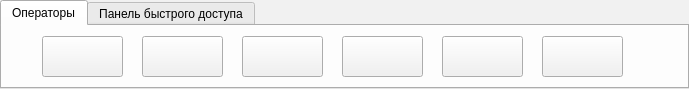
   <widget class="QTabWidget" name="tabWidget">
    <property name="geometry">
     <rect>
      <x>0</x>
      <y>0</y>
      <width>689</width>
      <height>89</height>
     </rect>
    </property>
    <property name="sizePolicy">
     <sizepolicy hsizetype="Preferred" vsizetype="Expanding">
      <horstretch>0</horstretch>
      <verstretch>0</verstretch>
     </sizepolicy>
    </property>
    <property name="minimumSize">
     <size>
      <width>689</width>
      <height>89</height>
     </size>
    </property>
    <property name="palette">
     <palette>
      <active>
       <colorrole role="WindowText">
        <brush brushstyle="SolidPattern">
         <color alpha="255">
          <red>0</red>
          <green>0</green>
          <blue>0</blue>
         </color>
        </brush>
       </colorrole>
       <colorrole role="Button">
        <brush brushstyle="SolidPattern">
         <color alpha="255">
          <red>241</red>
          <green>241</green>
          <blue>241</blue>
         </color>
        </brush>
       </colorrole>
       <colorrole role="Light">
        <brush brushstyle="SolidPattern">
         <color alpha="255">
          <red>255</red>
          <green>255</green>
          <blue>255</blue>
         </color>
        </brush>
       </colorrole>
       <colorrole role="Midlight">
        <brush brushstyle="SolidPattern">
         <color alpha="255">
          <red>248</red>
          <green>248</green>
          <blue>248</blue>
         </color>
        </brush>
       </colorrole>
       <colorrole role="Dark">
        <brush brushstyle="SolidPattern">
         <color alpha="255">
          <red>120</red>
          <green>120</green>
          <blue>120</blue>
         </color>
        </brush>
       </colorrole>
       <colorrole role="Mid">
        <brush brushstyle="SolidPattern">
         <color alpha="255">
          <red>161</red>
          <green>161</green>
          <blue>161</blue>
         </color>
        </brush>
       </colorrole>
       <colorrole role="Text">
        <brush brushstyle="SolidPattern">
         <color alpha="255">
          <red>0</red>
          <green>0</green>
          <blue>0</blue>
         </color>
        </brush>
       </colorrole>
       <colorrole role="BrightText">
        <brush brushstyle="SolidPattern">
         <color alpha="255">
          <red>255</red>
          <green>255</green>
          <blue>255</blue>
         </color>
        </brush>
       </colorrole>
       <colorrole role="ButtonText">
        <brush brushstyle="SolidPattern">
         <color alpha="255">
          <red>0</red>
          <green>0</green>
          <blue>0</blue>
         </color>
        </brush>
       </colorrole>
       <colorrole role="Base">
        <brush brushstyle="SolidPattern">
         <color alpha="255">
          <red>255</red>
          <green>255</green>
          <blue>255</blue>
         </color>
        </brush>
       </colorrole>
       <colorrole role="Window">
        <brush brushstyle="SolidPattern">
         <color alpha="255">
          <red>241</red>
          <green>241</green>
          <blue>241</blue>
         </color>
        </brush>
       </colorrole>
       <colorrole role="Shadow">
        <brush brushstyle="SolidPattern">
         <color alpha="255">
          <red>0</red>
          <green>0</green>
          <blue>0</blue>
         </color>
        </brush>
       </colorrole>
       <colorrole role="AlternateBase">
        <brush brushstyle="SolidPattern">
         <color alpha="255">
          <red>248</red>
          <green>248</green>
          <blue>248</blue>
         </color>
        </brush>
       </colorrole>
       <colorrole role="ToolTipBase">
        <brush brushstyle="SolidPattern">
         <color alpha="255">
          <red>255</red>
          <green>255</green>
          <blue>220</blue>
         </color>
        </brush>
       </colorrole>
       <colorrole role="ToolTipText">
        <brush brushstyle="SolidPattern">
         <color alpha="255">
          <red>0</red>
          <green>0</green>
          <blue>0</blue>
         </color>
        </brush>
       </colorrole>
      </active>
      <inactive>
       <colorrole role="WindowText">
        <brush brushstyle="SolidPattern">
         <color alpha="255">
          <red>0</red>
          <green>0</green>
          <blue>0</blue>
         </color>
        </brush>
       </colorrole>
       <colorrole role="Button">
        <brush brushstyle="SolidPattern">
         <color alpha="255">
          <red>241</red>
          <green>241</green>
          <blue>241</blue>
         </color>
        </brush>
       </colorrole>
       <colorrole role="Light">
        <brush brushstyle="SolidPattern">
         <color alpha="255">
          <red>255</red>
          <green>255</green>
          <blue>255</blue>
         </color>
        </brush>
       </colorrole>
       <colorrole role="Midlight">
        <brush brushstyle="SolidPattern">
         <color alpha="255">
          <red>248</red>
          <green>248</green>
          <blue>248</blue>
         </color>
        </brush>
       </colorrole>
       <colorrole role="Dark">
        <brush brushstyle="SolidPattern">
         <color alpha="255">
          <red>120</red>
          <green>120</green>
          <blue>120</blue>
         </color>
        </brush>
       </colorrole>
       <colorrole role="Mid">
        <brush brushstyle="SolidPattern">
         <color alpha="255">
          <red>161</red>
          <green>161</green>
          <blue>161</blue>
         </color>
        </brush>
       </colorrole>
       <colorrole role="Text">
        <brush brushstyle="SolidPattern">
         <color alpha="255">
          <red>0</red>
          <green>0</green>
          <blue>0</blue>
         </color>
        </brush>
       </colorrole>
       <colorrole role="BrightText">
        <brush brushstyle="SolidPattern">
         <color alpha="255">
          <red>255</red>
          <green>255</green>
          <blue>255</blue>
         </color>
        </brush>
       </colorrole>
       <colorrole role="ButtonText">
        <brush brushstyle="SolidPattern">
         <color alpha="255">
          <red>0</red>
          <green>0</green>
          <blue>0</blue>
         </color>
        </brush>
       </colorrole>
       <colorrole role="Base">
        <brush brushstyle="SolidPattern">
         <color alpha="255">
          <red>255</red>
          <green>255</green>
          <blue>255</blue>
         </color>
        </brush>
       </colorrole>
       <colorrole role="Window">
        <brush brushstyle="SolidPattern">
         <color alpha="255">
          <red>241</red>
          <green>241</green>
          <blue>241</blue>
         </color>
        </brush>
       </colorrole>
       <colorrole role="Shadow">
        <brush brushstyle="SolidPattern">
         <color alpha="255">
          <red>0</red>
          <green>0</green>
          <blue>0</blue>
         </color>
        </brush>
       </colorrole>
       <colorrole role="AlternateBase">
        <brush brushstyle="SolidPattern">
         <color alpha="255">
          <red>248</red>
          <green>248</green>
          <blue>248</blue>
         </color>
        </brush>
       </colorrole>
       <colorrole role="ToolTipBase">
        <brush brushstyle="SolidPattern">
         <color alpha="255">
          <red>255</red>
          <green>255</green>
          <blue>220</blue>
         </color>
        </brush>
       </colorrole>
       <colorrole role="ToolTipText">
        <brush brushstyle="SolidPattern">
         <color alpha="255">
          <red>0</red>
          <green>0</green>
          <blue>0</blue>
         </color>
        </brush>
       </colorrole>
      </inactive>
      <disabled>
       <colorrole role="WindowText">
        <brush brushstyle="SolidPattern">
         <color alpha="255">
          <red>120</red>
          <green>120</green>
          <blue>120</blue>
         </color>
        </brush>
       </colorrole>
       <colorrole role="Button">
        <brush brushstyle="SolidPattern">
         <color alpha="255">
          <red>241</red>
          <green>241</green>
          <blue>241</blue>
         </color>
        </brush>
       </colorrole>
       <colorrole role="Light">
        <brush brushstyle="SolidPattern">
         <color alpha="255">
          <red>255</red>
          <green>255</green>
          <blue>255</blue>
         </color>
        </brush>
       </colorrole>
       <colorrole role="Midlight">
        <brush brushstyle="SolidPattern">
         <color alpha="255">
          <red>248</red>
          <green>248</green>
          <blue>248</blue>
         </color>
        </brush>
       </colorrole>
       <colorrole role="Dark">
        <brush brushstyle="SolidPattern">
         <color alpha="255">
          <red>120</red>
          <green>120</green>
          <blue>120</blue>
         </color>
        </brush>
       </colorrole>
       <colorrole role="Mid">
        <brush brushstyle="SolidPattern">
         <color alpha="255">
          <red>161</red>
          <green>161</green>
          <blue>161</blue>
         </color>
        </brush>
       </colorrole>
       <colorrole role="Text">
        <brush brushstyle="SolidPattern">
         <color alpha="255">
          <red>120</red>
          <green>120</green>
          <blue>120</blue>
         </color>
        </brush>
       </colorrole>
       <colorrole role="BrightText">
        <brush brushstyle="SolidPattern">
         <color alpha="255">
          <red>255</red>
          <green>255</green>
          <blue>255</blue>
         </color>
        </brush>
       </colorrole>
       <colorrole role="ButtonText">
        <brush brushstyle="SolidPattern">
         <color alpha="255">
          <red>120</red>
          <green>120</green>
          <blue>120</blue>
         </color>
        </brush>
       </colorrole>
       <colorrole role="Base">
        <brush brushstyle="SolidPattern">
         <color alpha="255">
          <red>241</red>
          <green>241</green>
          <blue>241</blue>
         </color>
        </brush>
       </colorrole>
       <colorrole role="Window">
        <brush brushstyle="SolidPattern">
         <color alpha="255">
          <red>241</red>
          <green>241</green>
          <blue>241</blue>
         </color>
        </brush>
       </colorrole>
       <colorrole role="Shadow">
        <brush brushstyle="SolidPattern">
         <color alpha="255">
          <red>0</red>
          <green>0</green>
          <blue>0</blue>
         </color>
        </brush>
       </colorrole>
       <colorrole role="AlternateBase">
        <brush brushstyle="SolidPattern">
         <color alpha="255">
          <red>241</red>
          <green>241</green>
          <blue>241</blue>
         </color>
        </brush>
       </colorrole>
       <colorrole role="ToolTipBase">
        <brush brushstyle="SolidPattern">
         <color alpha="255">
          <red>255</red>
          <green>255</green>
          <blue>220</blue>
         </color>
        </brush>
       </colorrole>
       <colorrole role="ToolTipText">
        <brush brushstyle="SolidPattern">
         <color alpha="255">
          <red>0</red>
          <green>0</green>
          <blue>0</blue>
         </color>
        </brush>
       </colorrole>
      </disabled>
     </palette>
    </property>
    <property name="toolTip">
     <string/>
    </property>
    <property name="layoutDirection">
     <enum>Qt::LeftToRight</enum>
    </property>
    <property name="autoFillBackground">
     <bool>true</bool>
    </property>
    <property name="styleSheet">
     <string notr="true"/>
    </property>
    <property name="currentIndex">
     <number>0</number>
    </property>
    <widget class="QWidget" name="tab">
     <attribute name="title">
      <string>Операторы</string>
     </attribute>
     <widget class="QPushButton" name="pushButton">
      <property name="enabled">
       <bool>true</bool>
      </property>
      <property name="geometry">
       <rect>
        <x>40</x>
        <y>10</y>
        <width>81</width>
        <height>41</height>
       </rect>
      </property>
      <property name="minimumSize">
       <size>
        <width>81</width>
        <height>41</height>
       </size>
      </property>
      <property name="maximumSize">
       <size>
        <width>81</width>
        <height>41</height>
       </size>
      </property>
      <property name="toolTip">
       <string>&lt;html&gt;&lt;head/&gt;&lt;body&gt;&lt;p&gt;Цикл for. Повторяет действия внутри себя в указанном диапазоне&lt;/p&gt;&lt;/body&gt;&lt;/html&gt;</string>
      </property>
      <property name="text">
       <string/>
      </property>
      <property name="icon">
       <iconset>
        <normaloff>../../Desktop/EPS/for.png</normaloff>../../Desktop/EPS/for.png</iconset>
      </property>
      <property name="iconSize">
       <size>
        <width>25</width>
        <height>25</height>
       </size>
      </property>
     </widget>
     <widget class="QPushButton" name="pushButton_2">
      <property name="geometry">
       <rect>
        <x>140</x>
        <y>10</y>
        <width>81</width>
        <height>41</height>
       </rect>
      </property>
      <property name="minimumSize">
       <size>
        <width>81</width>
        <height>41</height>
       </size>
      </property>
      <property name="maximumSize">
       <size>
        <width>81</width>
        <height>41</height>
       </size>
      </property>
      <property name="toolTip">
       <string>&lt;html&gt;&lt;head/&gt;&lt;body&gt;&lt;p&gt;Оператор if. Если условие, указанное внутри данного параметра, верно, то выполняется ветка then, иначе выполняется else&lt;/p&gt;&lt;/body&gt;&lt;/html&gt;</string>
      </property>
      <property name="text">
       <string/>
      </property>
      <property name="icon">
       <iconset>
        <normaloff>../../Desktop/EPS/if.png</normaloff>../../Desktop/EPS/if.png</iconset>
      </property>
      <property name="iconSize">
       <size>
        <width>25</width>
        <height>25</height>
       </size>
      </property>
     </widget>
     <widget class="QPushButton" name="pushButton_3">
      <property name="geometry">
       <rect>
        <x>240</x>
        <y>10</y>
        <width>81</width>
        <height>41</height>
       </rect>
      </property>
      <property name="minimumSize">
       <size>
        <width>81</width>
        <height>41</height>
       </size>
      </property>
      <property name="maximumSize">
       <size>
        <width>81</width>
        <height>41</height>
       </size>
      </property>
      <property name="toolTip">
       <string>&lt;html&gt;&lt;head/&gt;&lt;body&gt;&lt;p&gt;Цикл while. Пока условие, указанное в параметрах данного оператора, верно, выполняется действие внутри while&lt;/p&gt;&lt;/body&gt;&lt;/html&gt;</string>
      </property>
      <property name="text">
       <string/>
      </property>
      <property name="icon">
       <iconset>
        <normaloff>../../Desktop/EPS/while.png</normaloff>../../Desktop/EPS/while.png</iconset>
      </property>
      <property name="iconSize">
       <size>
        <width>50</width>
        <height>50</height>
       </size>
      </property>
     </widget>
     <widget class="QPushButton" name="pushButton_4">
      <property name="geometry">
       <rect>
        <x>340</x>
        <y>10</y>
        <width>81</width>
        <height>41</height>
       </rect>
      </property>
      <property name="minimumSize">
       <size>
        <width>81</width>
        <height>41</height>
       </size>
      </property>
      <property name="maximumSize">
       <size>
        <width>81</width>
        <height>41</height>
       </size>
      </property>
      <property name="toolTip">
       <string>&lt;html&gt;&lt;head/&gt;&lt;body&gt;&lt;p&gt;Оператор присваивания. В параметрах указывается имя переменной (уже существующей или новой) и её новое значение&lt;/p&gt;&lt;/body&gt;&lt;/html&gt;</string>
      </property>
      <property name="text">
       <string/>
      </property>
      <property name="icon">
       <iconset>
        <normaloff>../../Desktop/EPS/123.png</normaloff>../../Desktop/EPS/123.png</iconset>
      </property>
      <property name="iconSize">
       <size>
        <width>50</width>
        <height>50</height>
       </size>
      </property>
     </widget>
     <widget class="QPushButton" name="pushButton_5">
      <property name="geometry">
       <rect>
        <x>440</x>
        <y>10</y>
        <width>81</width>
        <height>41</height>
       </rect>
      </property>
      <property name="minimumSize">
       <size>
        <width>81</width>
        <height>41</height>
       </size>
      </property>
      <property name="maximumSize">
       <size>
        <width>81</width>
        <height>41</height>
       </size>
      </property>
      <property name="toolTip">
       <string>&lt;html&gt;&lt;head/&gt;&lt;body&gt;&lt;p&gt;Оператор write. Выводит на экран то, что указано в его параметре. Если сообщение находится в кавычках &amp;quot; &amp;quot;, то выводит без изменений, иначе пытается найти переменную с указанным именем и вывести её значение&lt;/p&gt;&lt;/body&gt;&lt;/html&gt;</string>
      </property>
      <property name="text">
       <string/>
      </property>
      <property name="icon">
       <iconset>
        <normaloff>../../Desktop/EPS/write.png</normaloff>../../Desktop/EPS/write.png</iconset>
      </property>
      <property name="iconSize">
       <size>
        <width>50</width>
        <height>50</height>
       </size>
      </property>
     </widget>
     <widget class="QPushButton" name="pushButton_6">
      <property name="geometry">
       <rect>
        <x>540</x>
        <y>10</y>
        <width>81</width>
        <height>41</height>
       </rect>
      </property>
      <property name="minimumSize">
       <size>
        <width>81</width>
        <height>41</height>
       </size>
      </property>
      <property name="maximumSize">
       <size>
        <width>81</width>
        <height>41</height>
       </size>
      </property>
      <property name="toolTip">
       <string>&lt;html&gt;&lt;head/&gt;&lt;body&gt;&lt;p&gt;Оператор read. Считывает значение с клавиатуры в переменную, указанную в параметре&lt;/p&gt;&lt;/body&gt;&lt;/html&gt;</string>
      </property>
      <property name="text">
       <string/>
      </property>
      <property name="icon">
       <iconset>
        <normaloff>../../Desktop/EPS/read.png</normaloff>../../Desktop/EPS/read.png</iconset>
      </property>
      <property name="iconSize">
       <size>
        <width>50</width>
        <height>50</height>
       </size>
      </property>
     </widget>
    </widget>
    <widget class="QWidget" name="tab_2">
     <attribute name="title">
      <string>Панель быстрого доступа</string>
     </attribute>
     <widget class="QPushButton" name="pushButton_16">
      <property name="geometry">
       <rect>
        <x>40</x>
        <y>10</y>
        <width>41</width>
        <height>41</height>
       </rect>
      </property>
      <property name="toolTip">
       <string>&lt;html&gt;&lt;head/&gt;&lt;body&gt;&lt;p&gt;Скомпилировать&lt;/p&gt;&lt;/body&gt;&lt;/html&gt;</string>
      </property>
      <property name="whatsThis">
       <string/>
      </property>
      <property name="text">
       <string/>
      </property>
      <property name="icon">
       <iconset>
        <normaloff>../../Desktop/EPS/autozapusk.png</normaloff>../../Desktop/EPS/autozapusk.png</iconset>
      </property>
      <property name="iconSize">
       <size>
        <width>41</width>
        <height>41</height>
       </size>
      </property>
     </widget>
     <widget class="QPushButton" name="pushButton_19">
      <property name="geometry">
       <rect>
        <x>100</x>
        <y>10</y>
        <width>41</width>
        <height>41</height>
       </rect>
      </property>
      <property name="toolTip">
       <string>&lt;html&gt;&lt;head/&gt;&lt;body&gt;&lt;p&gt;Скомпилировать&lt;/p&gt;&lt;/body&gt;&lt;/html&gt;</string>
      </property>
      <property name="whatsThis">
       <string/>
      </property>
      <property name="text">
       <string>Run</string>
      </property>
      <property name="icon">
       <iconset>
        <normaloff>../../Desktop/EPS/autozapusk.png</normaloff>../../Desktop/EPS/autozapusk.png</iconset>
      </property>
      <property name="iconSize">
       <size>
        <width>41</width>
        <height>41</height>
       </size>
      </property>
     </widget>
    </widget>
   </widget>
